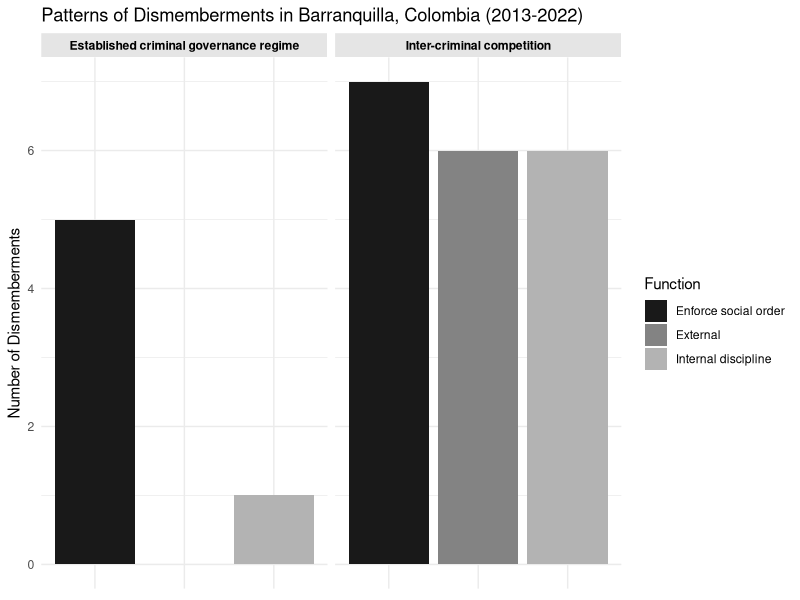
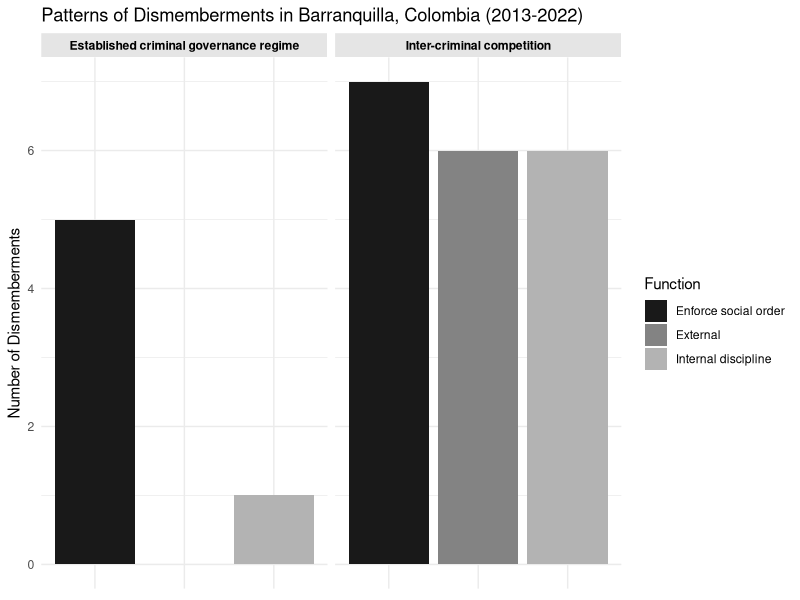
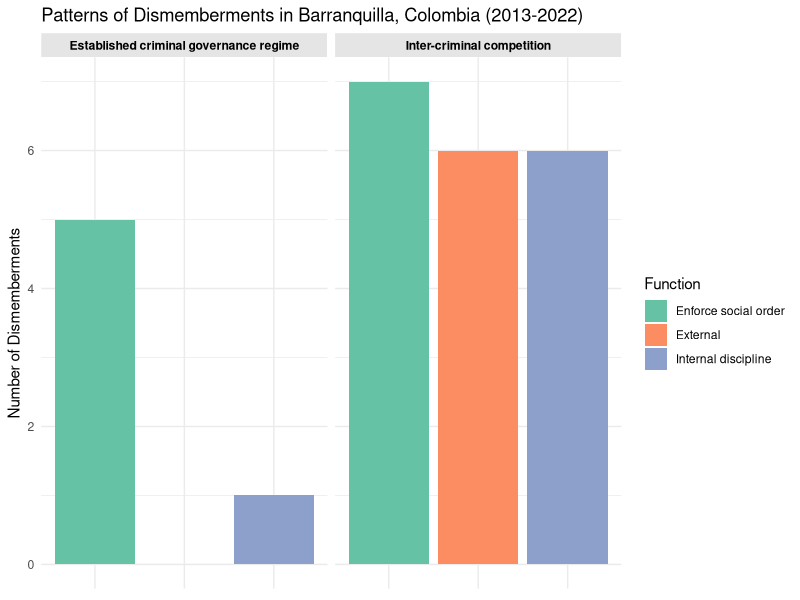
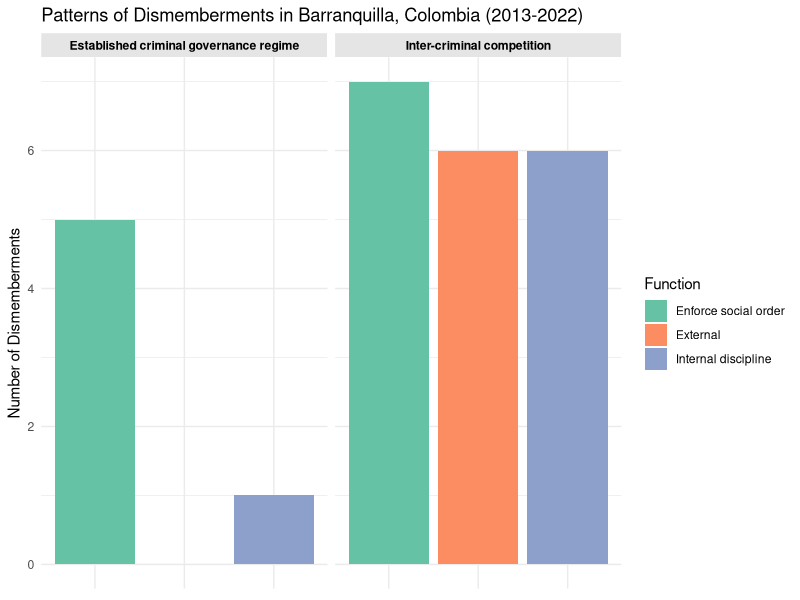

Write R code to recreate these figures, in order.
## ---- chunk 1
knitr::opts_chunk$set(echo = TRUE)
library(tidyverse)
## ---- chunk 2
dismemberments <- read_csv("./Dismemberments_Barranquilla.csv")
## ---- chunk 3
#Add an indicator of competition or not
dismemberments <- dismemberments |> 
  mutate(competition = if_else(
    year == 2013 | year == 2016 | year == 2017 | 
      year == 2021 | year == 2022, 1, 0
   )) |> 
  relocate(competition, .after = year)
## ---- chunk 4
graph1_black_ <- ggplot(dismemberments, aes(x = `function`, fill = `function`)) +
  geom_bar(stat = "count") +
  labs(title = "Patterns of Dismemberments in Barranquilla, Colombia (2013-2022)",
       x = NULL, 
       y = "Number of Dismemberments",
       fill = "Function") +
  theme_minimal() +
  theme(
    axis.text.x = element_blank(),
    axis.title.x = element_blank(),
    strip.background = element_rect(fill = "gray90", color = NA),
    strip.text = element_text(face = "bold", color = "black")
  ) +
  scale_fill_grey(start = 0.1, end = 0.7) +
  facet_wrap(~competition, 
             labeller = as_labeller(c(`0` = "Established criminal governance regime",
                                      `1` = "Inter-criminal competition")))

ggsave("dismemberment_graph_greys.pdf", plot = last_plot(), width = 7, height = 5)
ggsave("dismemberment_graph_greys.png", plot = last_plot(), width = 7, height = 5, dpi = 600)

## ---- chunk 5
graph1_colors <- ggplot(dismemberments, aes(x = `function`, fill = `function`)) +
  geom_bar(stat = "count") +
  labs(title = "Patterns of Dismemberments in Barranquilla, Colombia (2013-2022)",
       x = NULL, 
       y = "Number of Dismemberments",
       fill = "Function") +
  theme_minimal() +
  theme(
    axis.text.x = element_blank(),
    axis.title.x = element_blank(),
    strip.background = element_rect(fill = "gray90", color = NA),
    strip.text = element_text(face = "bold", color = "black")
  ) +
    scale_fill_brewer(palette = "Set2") +
  facet_wrap(~competition, 
             labeller = as_labeller(c(`0` = "Established criminal governance regime",
                                      `1` = "Inter-criminal competition")))

ggsave("dismemberment_graph_colors.pdf", plot = last_plot(), width = 7, height = 5)
ggsave("dismemberment_graph_colors.png", plot = last_plot(), width = 7, height = 5, dpi = 600)
